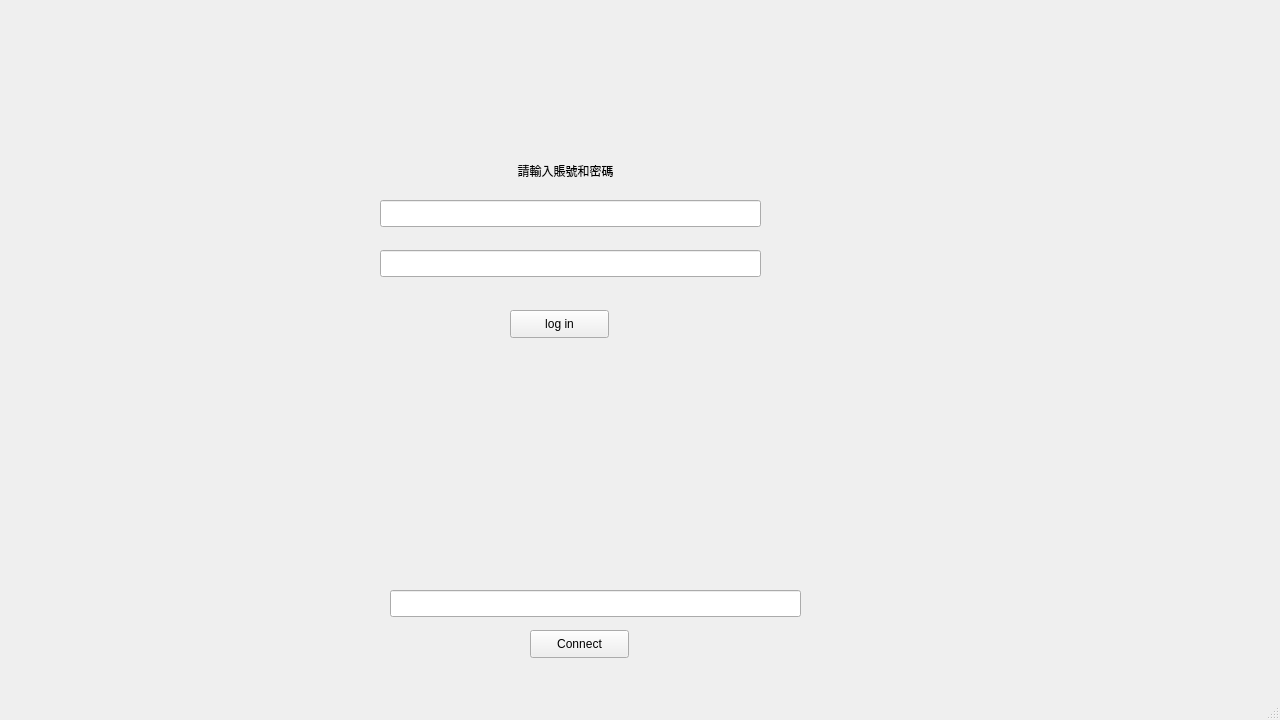
<?xml version="1.0" encoding="UTF-8"?>
<ui version="4.0">
 <class>MainWindow</class>
 <widget class="QMainWindow" name="MainWindow">
  <property name="geometry">
   <rect>
    <x>0</x>
    <y>0</y>
    <width>1280</width>
    <height>720</height>
   </rect>
  </property>
  <property name="windowTitle">
   <string>MainWindow</string>
  </property>
  <widget class="QWidget" name="centralwidget">
   <widget class="QStackedWidget" name="stackedWidget">
    <property name="geometry">
     <rect>
      <x>160</x>
      <y>90</y>
      <width>951</width>
      <height>451</height>
     </rect>
    </property>
    <property name="currentIndex">
     <number>0</number>
    </property>
    <widget class="QWidget" name="page1">
     <widget class="QLineEdit" name="usernameLineEdit">
      <property name="geometry">
       <rect>
        <x>220</x>
        <y>110</y>
        <width>381</width>
        <height>27</height>
       </rect>
      </property>
     </widget>
     <widget class="QLineEdit" name="passwordLineEdit">
      <property name="geometry">
       <rect>
        <x>220</x>
        <y>160</y>
        <width>381</width>
        <height>27</height>
       </rect>
      </property>
      <property name="echoMode">
       <enum>QLineEdit::EchoMode::Password</enum>
      </property>
     </widget>
     <widget class="QPushButton" name="loginButton">
      <property name="geometry">
       <rect>
        <x>350</x>
        <y>220</y>
        <width>99</width>
        <height>28</height>
       </rect>
      </property>
      <property name="text">
       <string>log in</string>
      </property>
     </widget>
     <widget class="QLabel" name="errorLabel">
      <property name="geometry">
       <rect>
        <x>280</x>
        <y>70</y>
        <width>251</width>
        <height>21</height>
       </rect>
      </property>
      <property name="text">
       <string>請輸入賬號和密碼</string>
      </property>
      <property name="alignment">
       <set>Qt::AlignmentFlag::AlignCenter</set>
      </property>
     </widget>
    </widget>
    <widget class="QWidget" name="page2">
     <widget class="QListWidget" name="userListWidget">
      <property name="geometry">
       <rect>
        <x>20</x>
        <y>10</y>
        <width>241</width>
        <height>411</height>
       </rect>
      </property>
     </widget>
     <widget class="QTextBrowser" name="chatDisplayBrowser">
      <property name="geometry">
       <rect>
        <x>320</x>
        <y>10</y>
        <width>541</width>
        <height>351</height>
       </rect>
      </property>
     </widget>
     <widget class="QLineEdit" name="messageLineEdit">
      <property name="geometry">
       <rect>
        <x>320</x>
        <y>380</y>
        <width>401</width>
        <height>27</height>
       </rect>
      </property>
     </widget>
     <widget class="QPushButton" name="sendButton">
      <property name="geometry">
       <rect>
        <x>760</x>
        <y>380</y>
        <width>99</width>
        <height>28</height>
       </rect>
      </property>
      <property name="text">
       <string>Send</string>
      </property>
     </widget>
    </widget>
   </widget>
   <widget class="QPushButton" name="connectButton">
    <property name="geometry">
     <rect>
      <x>530</x>
      <y>630</y>
      <width>99</width>
      <height>28</height>
     </rect>
    </property>
    <property name="text">
     <string>Connect</string>
    </property>
   </widget>
   <widget class="QLineEdit" name="statusLineEdit">
    <property name="geometry">
     <rect>
      <x>390</x>
      <y>590</y>
      <width>411</width>
      <height>27</height>
     </rect>
    </property>
   </widget>
  </widget>
  <widget class="QMenuBar" name="menubar">
   <property name="geometry">
    <rect>
     <x>0</x>
     <y>0</y>
     <width>1280</width>
     <height>21</height>
    </rect>
   </property>
  </widget>
  <widget class="QStatusBar" name="statusbar"/>
 </widget>
 <resources/>
 <connections/>
</ui>
